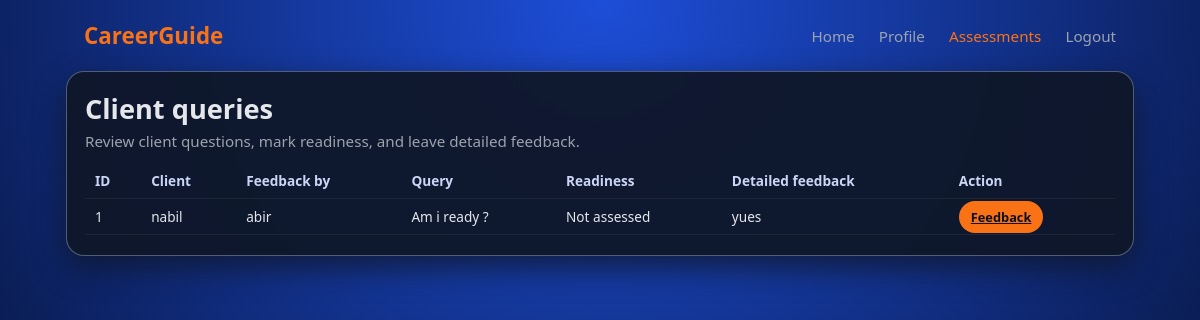
/assessment_s.php (signed in), run on the app's committed database.
### tables this page shows
CREATE TABLE `queries` (
  `id` int(10) UNSIGNED NOT NULL,
  `client_id` int(10) UNSIGNED NOT NULL,
  `text` text NOT NULL,
  `status` enum('Pending','Replied') NOT NULL DEFAULT 'Pending',
  `readiness` enum('Not ready','Almost ready','Ready') NOT NULL DEFAULT 'Not ready',
  `feedback_by` int(10) UNSIGNED DEFAULT NULL,
  `detailed_feedback` text DEFAULT NULL,
  `created_at` timestamp NOT NULL DEFAULT current_timestamp(),
  `updated_at` timestamp NULL DEFAULT NULL ON UPDATE current_timestamp()
);

CREATE TABLE `users` (
  `id` int(10) UNSIGNED NOT NULL,
  `full_name` varchar(100) NOT NULL,
  `email` varchar(191) NOT NULL,
  `password` varchar(255) NOT NULL,
  `role` enum('client','specialist','admin') NOT NULL DEFAULT 'client',
  `created_at` timestamp NOT NULL DEFAULT current_timestamp()
);

### assessment_s.php (the view, shortened to what this page needs)
<?php
require_once "connect.php";
$queries = [];
$sql = "
    SELECT
        q.id,
        q.client_id,
        q.text,
        q.status,
        q.readiness,
        q.detailed_feedback,
        q.feedback_by,
        c.full_name AS client_name,
        s.full_name AS specialist_name
    FROM queries q
    JOIN users c ON q.client_id = c.id
    LEFT JOIN users s ON q.feedback_by = s.id
    ORDER BY q.id ASC
";
if ($res = $mysqli->query($sql)) {
    while ($row = $res->fetch_assoc()) {
        $queries[] = $row;
    }
}
?>
<!DOCTYPE html>
<html lang="en">
<head>
  <link rel="stylesheet" href="assessment_s.css">
</head>
<body>
  <header class="header">
    <div class="logo">CareerGuide</div>
    <nav class="nav">
      <a href="home_s.php">Home</a>
      <a href="profile_s.php">Profile</a>
      <a href="assessment_s.php" class="active">Assessments</a>
      <a href="logout.php" id="logoutLink">Logout</a>
    </nav>
  </header>
  <main class="page">
    <section class="card">
      <header class="page-header">
        <h1 class="page-title">Client queries</h1>
        <p class="page-subtitle">
          Review client questions, mark readiness, and leave detailed feedback.
        </p>
      </header>
      <div class="table-wrapper">
        <table class="queries-table">
          <thead>
            <tr>
              <th>ID</th>
              <th>Client</th>
              <th>Feedback by</th>
              <th>Query</th>
              <th>Readiness</th>
              <th>Detailed feedback</th>
              <th>Action</th>
            </tr>
          </thead>
          <tbody id="assessmentBody">
            <?php if (empty($queries)): ?>
              <tr><td colspan="7">No client queries yet.</td></tr>
            <?php else: ?>
              <?php foreach ($queries as $q): ?>
                <tr>
                  <td><?php echo htmlspecialchars($q['id']); ?></td>
                  <td><?php echo htmlspecialchars($q['client_name']); ?></td>
                  <td><?php echo htmlspecialchars($q['specialist_name'] ?: '—'); ?></td>
                  <td><?php echo nl2br(htmlspecialchars($q['text'])); ?></td>
                  <td><?php echo htmlspecialchars($q['readiness'] ?: 'Not assessed'); ?></td>
                  <td><?php echo nl2br(htmlspecialchars($q['detailed_feedback'] ?? "")); ?></td>
                  <td>
                    <a href="feedback.php?id=<?php echo (int)$q['id']; ?>"
                       class="primary-btn small">
                      Feedback
                    </a>
                  </td>
                </tr>
              <?php endforeach; ?>
            <?php endif; ?>
          </tbody>
        </table>
      </div>
    </section>
  </main>
</body>
</html>

### assessment_s.css (style rules this page uses)
*, *::before, *::after { box-sizing: border-box; margin: 0; padding: 0; }
body { font-family: system-ui, -apple-system, BlinkMacSystemFont, "Segoe UI", sans-serif; background: radial-gradient(circle at top, #1d4ed8, #020617); min-height: 100vh; color: #e5e7eb; }
.header { padding: 20px 7%; display: flex; justify-content: space-between; align-items: center; }
.logo { font-size: 1.4rem; font-weight: 700; color: #f97316; }
.nav a { margin-left: 20px; text-decoration: none; color: #9ca3af; font-size: 0.95rem; }
.nav a.active { color: #f97316; }
.page { max-width: 1100px; margin: 0 auto 32px; padding: 0 16px 32px; }
.card { background: rgba(15, 23, 42, 0.96); border-radius: 18px; padding: 18px 18px 20px; border: 1px solid rgba(148, 163, 184, 0.5); box-shadow: 0 12px 30px rgba(15, 23, 42, 0.8); }
.page-header { margin-bottom: 12px; }
.page-title { font-size: 1.7rem; margin-bottom: 4px; }
.page-subtitle { font-size: 0.95rem; color: #9ca3af; }
.table-wrapper { overflow-x: auto; }
.queries-table { width: 100%; border-collapse: collapse; font-size: 0.85rem; }
.queries-table th, .queries-table td { padding: 8px 10px; text-align: left; border-bottom: 1px solid rgba(31, 41, 55, 0.9); vertical-align: top; }
.queries-table th { font-weight: 600; color: #cbd5f5; }
.primary-btn { padding: 7px 12px; border-radius: 999px; border: none; background: #f97316; color: #0b1120; font-size: 0.8rem; font-weight: 600; cursor: pointer; }

### data on the page
queries: id "1", client.full_name "nabil", feedback_by.full_name "abir", text "Am i ready ?", readiness "Not assessed", detailed_feedback "yues"
